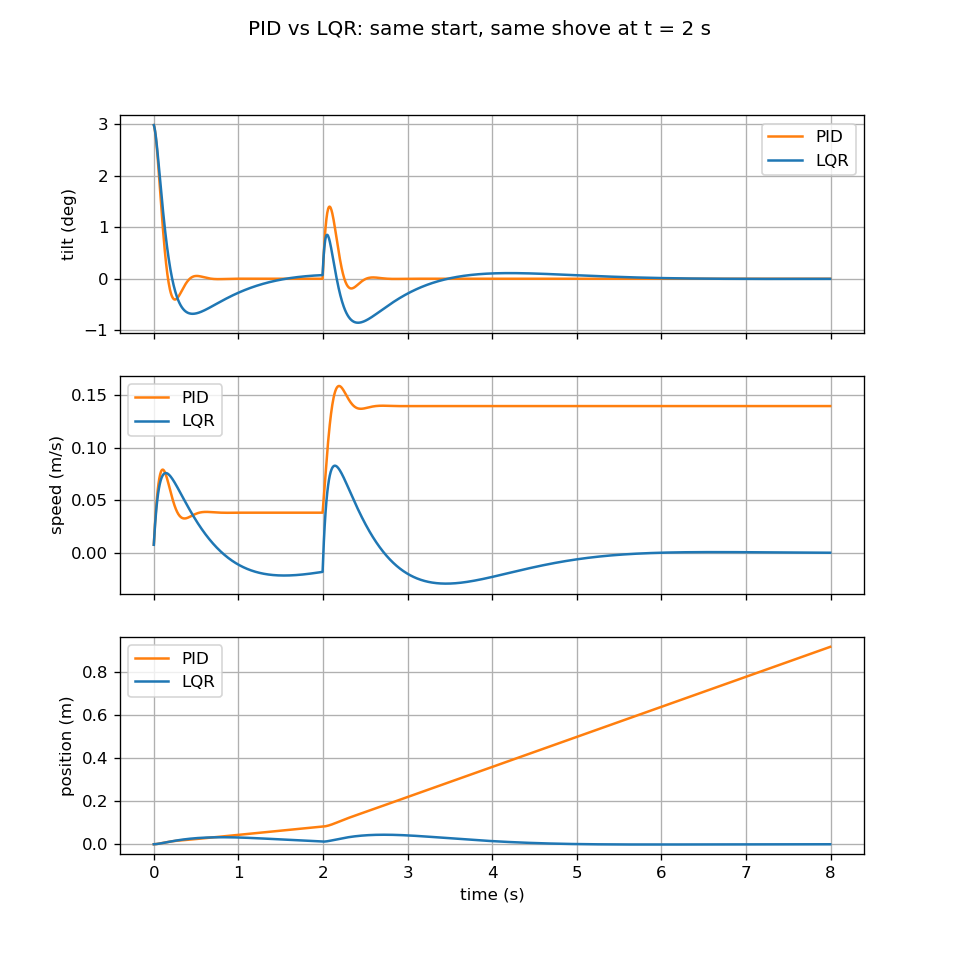

Generate this figure with Python:
"""Step 22: fix the drift with full state feedback (LQR) and compare it with the PID loop.

The PID controller only sees tilt, so the robot stays upright but rolls away. State
feedback also sees position and speed. Only numpy is needed (no scipy).
"""
import math
from collections import deque

import matplotlib
matplotlib.use("Agg")  # draw to a file, no window needed
import matplotlib.pyplot as plt
import numpy as np

G = 9.81
L = 0.10
DT = 0.005
MAX_ACCEL = 5.0

# Linearized model about upright, state z = [position, speed, tilt, tilt rate],
# input u = wheel acceleration:   x'' = u,   theta'' = (g/L) * theta - u / L
A = np.array([[0, 1, 0, 0],
              [0, 0, 0, 0],
              [0, 0, 0, 1],
              [0, 0, G / L, 0]], dtype=float)
B = np.array([[0], [1], [0], [-1 / L]], dtype=float)


def lqr(A, B, Q, R):
    """Solve the continuous LQR problem with the Hamiltonian-matrix method.

    Returns K such that u = -K z minimizes the integral of z'Qz + u'Ru.
    """
    n = A.shape[0]
    r_inv = np.linalg.inv(R)
    hamiltonian = np.block([[A, -B @ r_inv @ B.T],
                            [-Q, -A.T]])
    values, vectors = np.linalg.eig(hamiltonian)
    stable = vectors[:, values.real < 0]          # the n eigenvectors with negative real part
    x_part, y_part = stable[:n, :], stable[n:, :]
    p = np.real(y_part @ np.linalg.inv(x_part))
    return (r_inv @ B.T @ p).ravel()


Q = np.diag([10.0, 1.0, 100.0, 1.0])   # how much we care about position, speed, tilt, tilt rate
R = np.array([[1.0]])                  # how much we care about using wheel acceleration
K = lqr(A, B, Q, R)


def pid_controller(z):
    """The step 6 controller: it only looks at tilt and tilt rate."""
    return 30.0 * z[2] + 1.5 * z[3]


def lqr_controller(z):
    return float(-(K @ z))


def simulate(controller, t_end=8.0, delay_steps=0, motor_lag=0.0, noisy=False, seed=1):
    """3 degree lean at the start, a shove at 2 s. Returns (time, position, speed, tilt deg), fell_at."""
    rng = np.random.default_rng(seed)
    x = v = om = 0.0
    th = math.radians(3.0)
    accel_actual = 0.0
    in_flight = deque([0.0] * delay_steps)
    out = {"t": [], "x": [], "v": [], "tilt": []}
    for k in range(int(t_end / DT)):
        t = k * DT
        if abs(t - 2.0) < DT / 2:
            om += math.radians(40.0)

        z = np.array([x, v, th, om])
        if noisy:   # same sensor noise as step 8 on tilt and tilt rate
            z = z + np.array([0.0, 0.0,
                              math.radians(rng.normal(0, 0.3)),
                              math.radians(rng.normal(0, 3.0))])
        cmd = max(-MAX_ACCEL, min(MAX_ACCEL, controller(z)))

        if delay_steps:
            in_flight.append(cmd)
            cmd = in_flight.popleft()
        if motor_lag > 0:
            accel_actual += (cmd - accel_actual) * (DT / motor_lag)
        else:
            accel_actual = cmd

        om += (G * math.sin(th) - accel_actual * math.cos(th)) / L * DT
        th += om * DT
        v += accel_actual * DT
        x += v * DT

        out["t"].append(t)
        out["x"].append(x)
        out["v"].append(v)
        out["tilt"].append(math.degrees(th))
        if abs(th) > math.pi / 2:
            return out, t
    return out, None


print("open-loop poles :", np.round(np.sort_complex(np.linalg.eigvals(A)), 2))
print("LQR gains K     :", np.round(K, 2), " (u = -K z)")
print("closed-loop poles:", np.round(np.sort_complex(np.linalg.eigvals(A - B @ K.reshape(1, 4))), 2))
print()

# Test 1: ideal sensors and motors
print("Ideal sensors and motors, 8 s run:")
print(f"{'controller':10s} {'result':10s} {'max tilt after shove':>21s} {'final speed':>12s} {'final position':>15s}")
runs = {}
for name, ctrl in (("PID", pid_controller), ("LQR", lqr_controller)):
    res, fell = simulate(ctrl)
    runs[name] = res
    worst = max(abs(a) for a, t in zip(res["tilt"], res["t"]) if t > 2.0)
    print(f"{name:10s} {'stayed up' if fell is None else f'fell {fell:.2f}s':10s} "
          f"{worst:18.2f} deg {res['v'][-1]:8.3f} m/s {res['x'][-1]:11.3f} m")
print()

# Test 2: noise, 15 ms delay and 30 ms motor lag (the step 8 conditions), 20 noise seeds
print("With noise, 15 ms delay and 30 ms motor lag, 20 random seeds:")
print(f"{'controller':10s} {'stayed up':>10s} {'mean |final speed|':>20s} {'mean |final position|':>23s}")
for name, ctrl in (("PID", pid_controller), ("LQR", lqr_controller)):
    ups, speeds, positions = 0, [], []
    for seed in range(1, 21):
        res, fell = simulate(ctrl, delay_steps=3, motor_lag=0.03, noisy=True, seed=seed)
        if fell is None:
            ups += 1
            speeds.append(abs(res["v"][-1]))
            positions.append(abs(res["x"][-1]))
    mean_v = sum(speeds) / len(speeds) if speeds else float("nan")
    mean_x = sum(positions) / len(positions) if positions else float("nan")
    print(f"{name:10s} {ups:7d}/20 {mean_v:16.3f} m/s {mean_x:19.3f} m")

fig, ax = plt.subplots(3, 1, sharex=True, figsize=(8, 8))
for name, color in (("PID", "tab:orange"), ("LQR", "tab:blue")):
    ax[0].plot(runs[name]["t"], runs[name]["tilt"], color=color, label=name)
    ax[1].plot(runs[name]["t"], runs[name]["v"], color=color, label=name)
    ax[2].plot(runs[name]["t"], runs[name]["x"], color=color, label=name)
ax[0].set_ylabel("tilt (deg)")
ax[1].set_ylabel("speed (m/s)")
ax[2].set_ylabel("position (m)")
ax[2].set_xlabel("time (s)")
for a in ax:
    a.grid(True)
    a.legend()
fig.suptitle("PID vs LQR: same start, same shove at t = 2 s")
fig.savefig("lqr_balance.png", dpi=120)
print("Saved lqr_balance.png")
